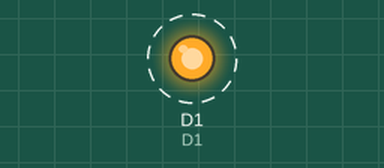
Bench run of a sketch on a simulated ESP8266 (NodeMCU). Shown: output pins drawn as LEDs (lit = HIGH). Dashed ring = blinking.

Above: at 0.2 s.
Timing chart, 0 to 3.0 s (numbered marks = the images above):
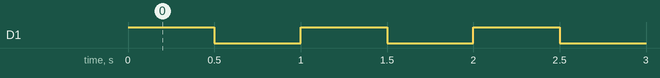

Measured:
- by itself, D1: alternates HIGH for 0.50 s and LOW for 0.50 s

The sketch:

NodeMCU_BLink.ino
```cpp
#include <ESP8266WiFi.h>
//set pin numbers
#define D0 16  //D0 = 16

//pwm D1~D12
#define D1 5
#define D2 4
#define D3 0
#define D4 2
#define D5 14
#define D6 12
#define D7 13
#define D8 15


void setup() {
  // put your setup code here, to run once:
  pinMode(D1,OUTPUT);
}

void loop() {
  // put your main code here, to run repeatedly:
  digitalWrite(D1,HIGH);
  delay(500);
  digitalWrite(D1,LOW);
  delay(500);
}
```
